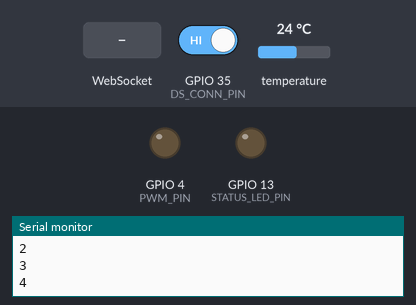
Simulated run of this sketch. Board: ESP32. On the bench: output pins drawn as LEDs (lit = HIGH), the last lines printed to the serial monitor. Dashed ring = blinking. The inputs (shaded band) are chosen by the test bench; at power-on: GPIO 35 (DS_CONN_PIN) HIGH, temperature 24 °C.

Above: at 1.9 s.
2.0 s: WebSocket text "DS_TEMP" received
At 4.9 s:
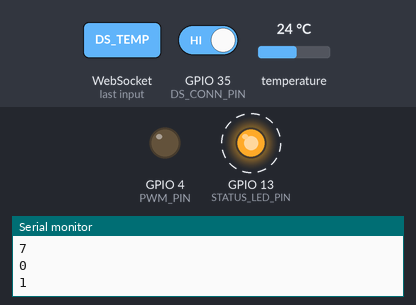
5.0 s: GPIO 35 (DS_CONN_PIN) driven LOW
At 12.0 s:
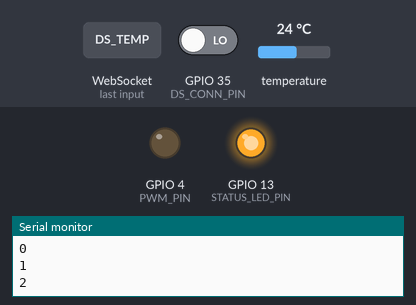
Timing chart, 0 to 14.0 s (numbered marks = the images above; inputs shaded):
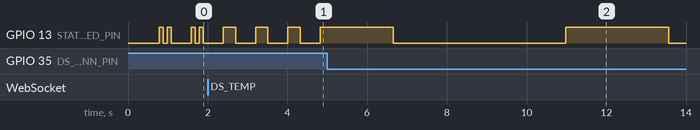

The sketch:

Calentador.ino
```cpp
#include <WiFi.h>
#include <ESPAsyncWebServer.h>
#include <ESPmDNS.h>

#include <OneWire.h>
#include <DallasTemperature.h>
#include <Arduino.h>
#include <Arduino_JSON.h>

#include <AutoPID.h>

#include "web.h"
#include "statusled.h"

/***************************************************************
 * Configuracion Rapida
 ***************************************************************/
const char* ssid     = "PEpito";
const char* password = "123456789";

/***************************************************************
 * Setup del PID
 ***************************************************************/
#define OUTPUT_MIN  0
#define OUTPUT_MAX  128
#define KP  1.12
#define KI  0
#define KD  0

double pid_temp, setPoint, outputVal;

AutoPID myPID(&pid_temp, &setPoint, &outputVal, OUTPUT_MIN, OUTPUT_MAX, KP, KI, KD);
unsigned long lastTempUpdate;

/***************************************************************
 * Setup del sensor de temperatura
 ***************************************************************/
#define ONE_WIRE_BUS 32
OneWire oneWire(ONE_WIRE_BUS);
DallasTemperature sensors(&oneWire);

//#define DS_DATA_PIN 34
#define DS_CONN_PIN 35

//  Variables de Estado del sensor de temperatura
String ds_temp = "";
int ds_state = HIGH;
int ds_state_last = HIGH;

String ds_read() {
  // Call sensors.requestTemperatures() to issue a global temperature and Requests to all devices on the bus
  sensors.requestTemperatures();
  float tempC = sensors.getTempCByIndex(0);

  if(tempC == -127.00) {
    //Serial.println("Failed to read from DS18B20 sensor");
    return "--";
  } else {
    //Serial.print("Temperature Celsius: ");
    //Serial.println(tempC);
    pid_temp = tempC;
  }
  return String(tempC);
}

/***************************************************************
 * Setup servidor web
 ***************************************************************/

JSONVar ds_info;
JSONVar web_info;

String slider_p = "0";
String slider_t = "25";
String checkbox = "false";

const char* PARAM_INPUT = "value";

AsyncWebServer server(80);
AsyncWebSocket ws("/ws");

String get_ds_values(){
  ds_info["ds_temp"] = ds_temp;
  ds_info["ds_bool"]= ds_state;

  return JSON.stringify(ds_info);
}

String get_web_values(){
  web_info["slider_p"] = slider_p;
  web_info["slider_t"] = slider_t;
  web_info["sw_ctrl"] = checkbox;

  return JSON.stringify(web_info);
}

void notifyClients(String notif){
  ws.textAll(notif);
}
void onEvent(AsyncWebSocket *server, AsyncWebSocketClient *client, AwsEventType type, void *arg, uint8_t *data, size_t len) {
  switch (type) {
    case WS_EVT_CONNECT:
      Serial.printf("WebSocket client #%u connected from %s\n", client->id(), client->remoteIP().toString().c_str());
      notifyClients(get_web_values());
      upd_client_status( CLIENT_SI );
      break;
    case WS_EVT_DISCONNECT:
      Serial.printf("WebSocket client #%u disconnected\n", client->id());
      upd_client_status( CLIENT_NO );
      break;
    case WS_EVT_DATA:
      //handleWebSocketMessage(arg, data, len);
      break;
    case WS_EVT_PONG:
    case WS_EVT_ERROR:
      break;
  }
}
void initWebSocket() {
  ws.onEvent(onEvent);
  server.addHandler(&ws);
}

//  No termino necesitando el Placeholder si nunca los uso en la web. Processor included just in case
// Replaces placeholder with DS18B20 values
String processor(const String& var){
  //Serial.println(var);
  if(var == "DS_TEMP"){
    return ds_temp;
  }
  return String();
}
//  En el parseador de JS voy a determinar la visibilidad. Eso no debe concernir al ESP.


/***************************************************************
 * Setup la placa ESP
 ***************************************************************/
// PWM
#define  PWM_PIN 4
#define  PWM_CH  0
#define  PWM_F   1
#define  PWM_RES 8

//  Timer
unsigned long lastTime = 0;
unsigned long timerDelay = 100;

/***************************************************************
 * Funcionamiento del ESP
 ***************************************************************/

void setup() {
  // Serial port for debugging purposes
  Serial.begin(115200);
  Serial.println();

  // Status LED initialization
  init_status_led();

  //  Startup Temperature Sensor
  sensors.begin();

  ds_temp = ds_read();
  pinMode(DS_CONN_PIN, INPUT);

  //  Startup PWM
  pinMode(PWM_PIN, OUTPUT);
  ledcSetup(PWM_CH, PWM_F, PWM_RES);
  ledcAttachPin(PWM_PIN, PWM_CH);

  //  Startup Access Point: generate its own access point to connect to the ESP.
  WiFi.softAP(ssid, password);

  IPAddress IP = WiFi.softAPIP();
  Serial.println("Web Server IP address: ");
  Serial.print(IP);

  if(!MDNS.begin("esp32")) {
    Serial.println("Error starting mDNS");
    return;
  }

  //  Startup PID
  //myPID.setBangBang(4);
  myPID.setTimeStep(1000);

  //  Startup Webserver
  initWebSocket();

  // Route for root / web page
  server.on("/", HTTP_GET, [](AsyncWebServerRequest *request){
    request->send_P(200, "text/html", index_html, processor);
  });
  // GET input value on <ESP_IP>/slider_p?value=<inputMessage>
  server.on("/slider_p", HTTP_GET, [](AsyncWebServerRequest * request){
    String inputMessage;
    //Serial.print(inputMessage);
    if(request->hasParam(PARAM_INPUT)) {
      inputMessage = request->getParam(PARAM_INPUT)->value();
      slider_p = inputMessage;
      //Serial.print("Slider_p value: ");
      //Serial.println(slider_p);
      //  Activate PWM
      /*
       * ledcWrite(PWM_PIN, slider_p.toInt()*255/200);
       */
      if(checkbox == "false")
      {
        //Serial.println("PWM on at: "+slider_p);
        ledcWrite(PWM_CH, slider_p.toInt()*128/100);
        if (slider_p.toInt() == 0)
        {
          upd_power_status( HEAT_OFF );
        }
        else
        {
          upd_power_status( HEAT_ON );
        }

      }
      else if(checkbox == "true")
      {
        ledcWrite(PWM_CH, 0);
      }

      notifyClients(get_web_values());
    }
    else {
      inputMessage = "No message sent";
    }
    request->send_P(200, "text/plain", "OK");
  });
  server.on("/slider_t", HTTP_GET, [](AsyncWebServerRequest * request){
    String inputMessage;
    //Serial.print(inputMessage);
    if(request->hasParam(PARAM_INPUT)) {
      inputMessage = request->getParam(PARAM_INPUT)->value();
      slider_t = inputMessage;
      //Serial.print("Slider_t value: ");
      //Serial.println(slider_t);
      //  Activate Temperature PID
      if(checkbox == "true")
      {
        setPoint = slider_t.toDouble();
        myPID.run();
        upd_power_status( HEAT_ON );
      }
      notifyClients(get_web_values());
    }
    else {
      inputMessage = "No message sent";
    }
    request->send_P(200, "text/plain", "OK");
  });
  server.on("/checkbox", HTTP_GET, [](AsyncWebServerRequest * request){
    String inputMessage;
    //Serial.print(inputMessage);
    if(request->hasParam(PARAM_INPUT)) {
      inputMessage = request->getParam(PARAM_INPUT)->value();
      checkbox = inputMessage;

      slider_p = "0";
      ledcWrite(PWM_CH, 0);
      upd_power_status( HEAT_OFF );

      slider_t = "25";
      //  Reset PID
      if(checkbox == "true")
      {
        setPoint = slider_t.toDouble();
        myPID.run();
        //ledcWrite(PWM_CH, outputVal/128);
      }
      //Serial.print("checkbox value: ");
      //Serial.println(checkbox);
      //  Enable PWM or PID output
      notifyClients(get_web_values());
    }
    else {
      inputMessage = "No message sent";
    }
    request->send_P(200, "text/plain", "OK");
  });

  // Start server
  server.begin();

  notifyClients(get_ds_values());
  notifyClients(get_web_values());
}

void loop() {
  if ((millis() - lastTime) > timerDelay)
  {
    int reading = digitalRead(DS_CONN_PIN);
    cycle_status_led();
    if (reading != ds_state_last)
    {
      ds_state = reading;
      if(ds_state == LOW){
        ds_temp = ds_read();
      }
      else{
        ds_temp = "--";
      }
      notifyClients(get_ds_values());
    }

    if(ds_state == LOW)
    {
      ds_temp = ds_read();
      notifyClients(get_ds_values());

    }
    ds_state_last = reading;

    if(checkbox == "true")
    {
      myPID.run();
      ledcWrite(PWM_CH, outputVal);
      //Serial.println(outputVal);
    }

    lastTime = millis();
    //Serial.print(".");
  }
}
```

statusled.h
```cpp
#include <Arduino.h>

#define CLIENT_NO 0
#define CLIENT_SI 1
#define HEAT_OFF  0
#define HEAT_ON   1

#define STATUS_LED_PIN  13

#define PERIOD_TICKS  8


unsigned long status_led_time = 0;
int client_state;
int power_state;
int status_led_state;


void init_status_led()
{
  pinMode(STATUS_LED_PIN, OUTPUT);
  digitalWrite(STATUS_LED_PIN, LOW);

  client_state = CLIENT_NO;
  power_state = HEAT_OFF;
  status_led_state = LOW;

  Serial.print("Client State: ");
  Serial.println(client_state);

  Serial.print("Power State: ");
  Serial.println(power_state);

  Serial.print("LED State: ");
  Serial.println(status_led_state);
}

void upd_client_status( int c_state)
{
  client_state = c_state;
}

void upd_power_status( int p_state)
{
  power_state = p_state;
}

void cycle_status_led()
{
  if(client_state == CLIENT_NO) {
    if(status_led_time == 0) {
      digitalWrite(STATUS_LED_PIN, HIGH);
    }
    if(status_led_time == 1) {
      digitalWrite(STATUS_LED_PIN, LOW);
    }
    if(status_led_time == 2) {
      digitalWrite(STATUS_LED_PIN, HIGH);
    }
    if(status_led_time == 3) {
      digitalWrite(STATUS_LED_PIN, LOW);
    }
  }

  if(client_state == CLIENT_SI) {
    if(power_state == HEAT_OFF) {
      if(status_led_time == 0) {
        digitalWrite(STATUS_LED_PIN, HIGH);
      }
      if(status_led_time == 3) {
        digitalWrite(STATUS_LED_PIN, LOW);
      }
    }
    else if(power_state == HEAT_ON) {
      digitalWrite(STATUS_LED_PIN, HIGH);
    }
  }

  status_led_time++;
  if(status_led_time == PERIOD_TICKS) {
    status_led_time = 0;
  }
  Serial.println(status_led_time);
}
```

Source omitted: web.h (62060 bytes)
